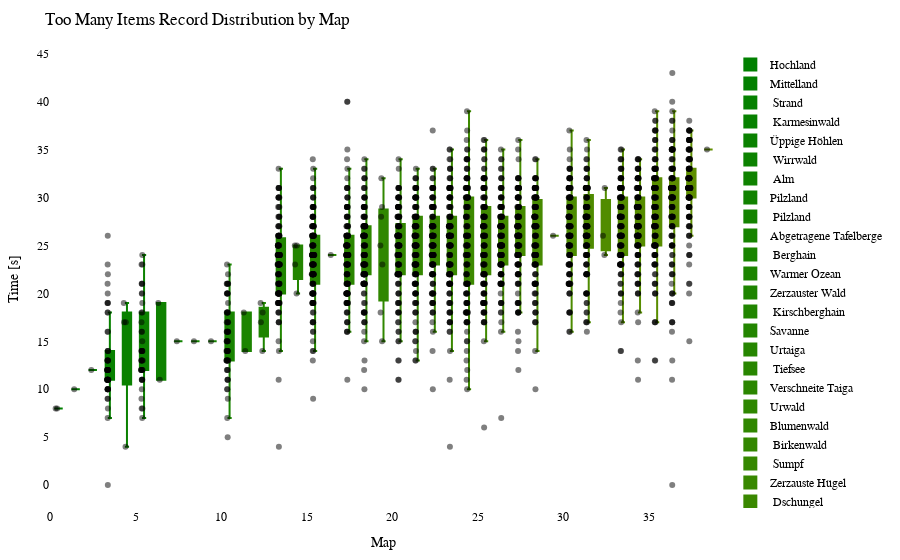

Notebook code for this chart:
### Code cell
import plotly.graph_objects as go
import plotly.io as pio

df = getRecordsDataframe(minigame="Sammelwahn")

# sort df columns by mean value 
df = df.reindex(df.mean().sort_values().index, axis=1)

# drop sum column
df = df.drop(columns=["Sum"])

# remove "Punkte" from all columns
df.columns = df.columns.str.replace('Punkte', '')

cmap = LinearSegmentedColormap.from_list("green_orange", ["green", "orange"])
colors = [to_hex(cmap(i / (num_columns - 1))) for i in range(num_columns)]

# Calculate the offset for centering the data points
num_columns = len(df.columns)
offset = 0.5

# Create a Swarm plot using Plotly
fig = go.Figure()

for i, (column, color) in enumerate(zip(df.columns, colors)):
    x_values = [i + offset] * len(df[column])  # Adjust x-values with offset for horizontal centering
    fig.add_trace(go.Box(x=x_values,
                         y=df[column],
                         name=column,
                         boxpoints='all',
                         pointpos=-0.5,  # Adjust point position to prevent overlapping
                         marker=dict(color='rgba(0,0,0,0.5)', size=6),  # Adjust marker color and size
                         line=dict(color=color),
                         fillcolor=color,
                         hovertext=df_to_html.index,
                         hoverinfo='name+text+y',
                         showlegend=True))

fig.update_layout(title="Too Many Items Record Distribution by Map",
                  xaxis=dict(title="Map"),
                  yaxis=dict(title="Time [s]"),
                  showlegend=True,
                  font=dict(family="Arial", size=12, color="black"),  # Customize font
                  plot_bgcolor="white",  # Set background color
                  margin=dict(l=50, r=50, t=50, b=50),  # Adjust margins for better layout
                  )

pio.show(fig)

pio.write_html(fig, "out/sammel_swarm_plot.html")

### Figure 1 — Plotly figure (JSON) as saved in the notebook; plotly's stock layout.template omitted (floating-point values rounded to 4 significant figures; data arrays with more than 128 entries replaced by an {"elided": "..."} marker saying what was removed)
{"data": [{"boxpoints": "all", "fillcolor": "#008000", "hoverinfo": "name+text+y", "hovertext": {"elided": "153 str values"}, "line": {"color": "#008000"}, "marker": {"color": "rgba(0,0,0,0.5)", "size": 6}, "name": "Hochland", "pointpos": -0.5, "showlegend": true, "type": "box", "x": {"elided": "151 float values"}, "y": {"elided": "151 int values"}}, {"boxpoints": "all", "fillcolor": "#028000", "hoverinfo": "name+text+y", "hovertext": {"elided": "153 str values"}, "line": {"color": "#028000"}, "marker": {"color": "rgba(0,0,0,0.5)", "size": 6}, "name": "Mittelland", "pointpos": -0.5, "showlegend": true, "type": "box", "x": {"elided": "151 float values"}, "y": {"elided": "151 int values"}}, {"boxpoints": "all", "fillcolor": "#058100", "hoverinfo": "name+text+y", "hovertext": {"elided": "153 str values"}, "line": {"color": "#058100"}, "marker": {"color": "rgba(0,0,0,0.5)", "size": 6}, "name": " Strand", "pointpos": -0.5, "showlegend": true, "type": "box", "x": {"elided": "151 float values"}, "y": {"elided": "151 int values"}}, {"boxpoints": "all", "fillcolor": "#078100", "hoverinfo": "name+text+y", "hovertext": {"elided": "153 str values"}, "line": {"color": "#078100"}, "marker": {"color": "rgba(0,0,0,0.5)", "size": 6}, "name": " Karmesinwald", "pointpos": -0.5, "showlegend": true, "type": "box", "x": {"elided": "151 float values"}, "y": {"elided": "151 int values"}}, {"boxpoints": "all", "fillcolor": "#0a8100", "hoverinfo": "name+text+y", "hovertext": {"elided": "153 str values"}, "line": {"color": "#0a8100"}, "marker": {"color": "rgba(0,0,0,0.5)", "size": 6}, "name": "Üppige Höhlen", "pointpos": -0.5, "showlegend": true, "type": "box", "x": {"elided": "151 float values"}, "y": {"elided": "151 int values"}}, {"boxpoints": "all", "fillcolor": "#0c8200", "hoverinfo": "name+text+y", "hovertext": {"elided": "153 str values"}, "line": {"color": "#0c8200"}, "marker": {"color": "rgba(0,0,0,0.5)", "size": 6}, "name": " Wirrwald", "pointpos": -0.5, "showlegend": true, "type": "box", "x": {"elided": "151 float values"}, "y": {"elided": "151 int values"}}, {"boxpoints": "all", "fillcolor": "#0f8200", "hoverinfo": "name+text+y", "hovertext": {"elided": "153 str values"}, "line": {"color": "#0f8200"}, "marker": {"color": "rgba(0,0,0,0.5)", "size": 6}, "name": " Alm", "pointpos": -0.5, "showlegend": true, "type": "box", "x": {"elided": "151 float values"}, "y": {"elided": "151 int values"}}, {"boxpoints": "all", "fillcolor": "#118200", "hoverinfo": "name+text+y", "hovertext": {"elided": "153 str values"}, "line": {"color": "#118200"}, "marker": {"color": "rgba(0,0,0,0.5)", "size": 6}, "name": "Pilzland", "pointpos": -0.5, "showlegend": true, "type": "box", "x": {"elided": "151 float values"}, "y": {"elided": "151 int values"}}, {"boxpoints": "all", "fillcolor": "#148300", "hoverinfo": "name+text+y", "hovertext": {"elided": "153 str values"}, "line": {"color": "#148300"}, "marker": {"color": "rgba(0,0,0,0.5)", "size": 6}, "name": " Pilzland", "pointpos": -0.5, "showlegend": true, "type": "box", "x": {"elided": "151 float values"}, "y": {"elided": "151 int values"}}, {"boxpoints": "all", "fillcolor": "#178300", "hoverinfo": "name+text+y", "hovertext": {"elided": "153 str values"}, "line": {"color": "#178300"}, "marker": {"color": "rgba(0,0,0,0.5)", "size": 6}, "name": "Abgetragene Tafelberge", "pointpos": -0.5, "showlegend": true, "type": "box", "x": {"elided": "151 float values"}, "y": {"elided": "151 int values"}}, {"boxpoints": "all", "fillcolor": "#198400", "hoverinfo": "name+text+y", "hovertext": {"elided": "153 str values"}, "line": {"color": "#198400"}, "marker": {"color": "rgba(0,0,0,0.5)", "size": 6}, "name": " Berghain", "pointpos": -0.5, "showlegend": true, "type": "box", "x": {"elided": "151 float values"}, "y": {"elided": "151 int values"}}, {"boxpoints": "all", "fillcolor": "#1c8400", "hoverinfo": "name+text+y", "hovertext": {"elided": "153 str values"}, "line": {"color": "#1c8400"}, "marker": {"color": "rgba(0,0,0,0.5)", "size": 6}, "name": "Warmer Ozean", "pointpos": -0.5, "showlegend": true, "type": "box", "x": {"elided": "151 float values"}, "y": {"elided": "151 int values"}}, {"boxpoints": "all", "fillcolor": "#1e8400", "hoverinfo": "name+text+y", "hovertext": {"elided": "153 str values"}, "line": {"color": "#1e8400"}, "marker": {"color": "rgba(0,0,0,0.5)", "size": 6}, "name": "Zerzauster Wald", "pointpos": -0.5, "showlegend": true, "type": "box", "x": {"elided": "151 float values"}, "y": {"elided": "151 int values"}}, {"boxpoints": "all", "fillcolor": "#218500", "hoverinfo": "name+text+y", "hovertext": {"elided": "153 str values"}, "line": {"color": "#218500"}, "marker": {"color": "rgba(0,0,0,0.5)", "size": 6}, "name": " Kirschberghain", "pointpos": -0.5, "showlegend": true, "type": "box", "x": {"elided": "151 float values"}, "y": {"elided": "151 int values"}}, {"boxpoints": "all", "fillcolor": "#238500", "hoverinfo": "name+text+y", "hovertext": {"elided": "153 str values"}, "line": {"color": "#238500"}, "marker": {"color": "rgba(0,0,0,0.5)", "size": 6}, "name": "Savanne", "pointpos": -0.5, "showlegend": true, "type": "box", "x": {"elided": "151 float values"}, "y": {"elided": "151 int values"}}, {"boxpoints": "all", "fillcolor": "#268600", "hoverinfo": "name+text+y", "hovertext": {"elided": "153 str values"}, "line": {"color": "#268600"}, "marker": {"color": "rgba(0,0,0,0.5)", "size": 6}, "name": "Urtaiga", "pointpos": -0.5, "showlegend": true, "type": "box", "x": {"elided": "151 float values"}, "y": {"elided": "151 int values"}}, {"boxpoints": "all", "fillcolor": "#288600", "hoverinfo": "name+text+y", "hovertext": {"elided": "153 str values"}, "line": {"color": "#288600"}, "marker": {"color": "rgba(0,0,0,0.5)", "size": 6}, "name": " Tiefsee", "pointpos": -0.5, "showlegend": true, "type": "box", "x": {"elided": "151 float values"}, "y": {"elided": "151 int values"}}, {"boxpoints": "all", "fillcolor": "#2b8600", "hoverinfo": "name+text+y", "hovertext": {"elided": "153 str values"}, "line": {"color": "#2b8600"}, "marker": {"color": "rgba(0,0,0,0.5)", "size": 6}, "name": "Verschneite Taiga", "pointpos": -0.5, "showlegend": true, "type": "box", "x": {"elided": "151 float values"}, "y": {"elided": "151 int values"}}, {"boxpoints": "all", "fillcolor": "#2e8700", "hoverinfo": "name+text+y", "hovertext": {"elided": "153 str values"}, "line": {"color": "#2e8700"}, "marker": {"color": "rgba(0,0,0,0.5)", "size": 6}, "name": "Urwald", "pointpos": -0.5, "showlegend": true, "type": "box", "x": {"elided": "151 float values"}, "y": {"elided": "151 int values"}}, {"boxpoints": "all", "fillcolor": "#308700", "hoverinfo": "name+text+y", "hovertext": {"elided": "153 str values"}, "line": {"color": "#308700"}, "marker": {"color": "rgba(0,0,0,0.5)", "size": 6}, "name": "Blumenwald", "pointpos": -0.5, "showlegend": true, "type": "box", "x": {"elided": "151 float values"}, "y": {"elided": "151 int values"}}, {"boxpoints": "all", "fillcolor": "#338700", "hoverinfo": "name+text+y", "hovertext": {"elided": "153 str values"}, "line": {"color": "#338700"}, "marker": {"color": "rgba(0,0,0,0.5)", "size": 6}, "name": " Birkenwald", "pointpos": -0.5, "showlegend": true, "type": "box", "x": {"elided": "151 float values"}, "y": {"elided": "151 int values"}}, {"boxpoints": "all", "fillcolor": "#358800", "hoverinfo": "name+text+y", "hovertext": {"elided": "153 str values"}, "line": {"color": "#358800"}, "marker": {"color": "rgba(0,0,0,0.5)", "size": 6}, "name": " Sumpf", "pointpos": -0.5, "showlegend": true, "type": "box", "x": {"elided": "151 float values"}, "y": {"elided": "151 int values"}}, {"boxpoints": "all", "fillcolor": "#388800", "hoverinfo": "name+text+y", "hovertext": {"elided": "153 str values"}, "line": {"color": "#388800"}, "marker": {"color": "rgba(0,0,0,0.5)", "size": 6}, "name": "Zerzauste Hügel", "pointpos": -0.5, "showlegend": true, "type": "box", "x": {"elided": "151 float values"}, "y": {"elided": "151 int values"}}, {"boxpoints": "all", "fillcolor": "#3a8800", "hoverinfo": "name+text+y", "hovertext": {"elided": "153 str values"}, "line": {"color": "#3a8800"}, "marker": {"color": "rgba(0,0,0,0.5)", "size": 6}, "name": " Dschungel", "pointpos": -0.5, "showlegend": true, "type": "box", "x": {"elided": "151 float values"}, "y": {"elided": "151 int values"}}, {"boxpoints": "all", "fillcolor": "#3d8900", "hoverinfo": "name+text+y", "hovertext": {"elided": "153 str values"}, "line": {"color": "#3d8900"}, "marker": {"color": "rgba(0,0,0,0.5)", "size": 6}, "name": "Verschneite Ebene", "pointpos": -0.5, "showlegend": true, "type": "box", "x": {"elided": "151 float values"}, "y": {"elided": "151 int values"}}, {"boxpoints": "all", "fillcolor": "#408900", "hoverinfo": "name+text+y", "hovertext": {"elided": "153 str values"}, "line": {"color": "#408900"}, "marker": {"color": "rgba(0,0,0,0.5)", "size": 6}, "name": " Taiga", "pointpos": -0.5, "showlegend": true, "type": "box", "x": {"elided": "151 float values"}, "y": {"elided": "151 int values"}}, {"boxpoints": "all", "fillcolor": "#428a00", "hoverinfo": "name+text+y", "hovertext": {"elided": "153 str values"}, "line": {"color": "#428a00"}, "marker": {"color": "rgba(0,0,0,0.5)", "size": 6}, "name": " Bambusdschungel", "pointpos": -0.5, "showlegend": true, "type": "box", "x": {"elided": "151 float values"}, "y": {"elided": "151 int values"}}, {"boxpoints": "all", "fillcolor": "#458a00", "hoverinfo": "name+text+y", "hovertext": {"elided": "153 str values"}, "line": {"color": "#458a00"}, "marker": {"color": "rgba(0,0,0,0.5)", "size": 6}, "name": " Wald", "pointpos": -0.5, "showlegend": true, "type": "box", "x": {"elided": "151 float values"}, "y": {"elided": "151 int values"}}, {"boxpoints": "all", "fillcolor": "#478a00", "hoverinfo": "name+text+y", "hovertext": {"elided": "153 str values"}, "line": {"color": "#478a00"}, "marker": {"color": "rgba(0,0,0,0.5)", "size": 6}, "name": "Zerzauste Savanne", "pointpos": -0.5, "showlegend": true, "type": "box", "x": {"elided": "151 float values"}, "y": {"elided": "151 int values"}}, {"boxpoints": "all", "fillcolor": "#4a8b00", "hoverinfo": "name+text+y", "hovertext": {"elided": "153 str values"}, "line": {"color": "#4a8b00"}, "marker": {"color": "rgba(0,0,0,0.5)", "size": 6}, "name": "Savannenhochebene", "pointpos": -0.5, "showlegend": true, "type": "box", "x": {"elided": "151 float values"}, "y": {"elided": "151 int values"}}, {"boxpoints": "all", "fillcolor": "#4c8b00", "hoverinfo": "name+text+y", "hovertext": {"elided": "153 str values"}, "line": {"color": "#4c8b00"}, "marker": {"color": "rgba(0,0,0,0.5)", "size": 6}, "name": " Savannenhochebene", "pointpos": -0.5, "showlegend": true, "type": "box", "x": {"elided": "151 float values"}, "y": {"elided": "151 int values"}}, {"boxpoints": "all", "fillcolor": "#4f8b00", "hoverinfo": "name+text+y", "hovertext": {"elided": "153 str values"}, "line": {"color": "#4f8b00"}, "marker": {"color": "rgba(0,0,0,0.5)", "size": 6}, "name": "Dichter Wald", "pointpos": -0.5, "showlegend": true, "type": "box", "x": {"elided": "151 float values"}, "y": {"elided": "151 int values"}}, {"boxpoints": "all", "fillcolor": "#518c00", "hoverinfo": "name+text+y", "hovertext": {"elided": "153 str values"}, "line": {"color": "#518c00"}, "marker": {"color": "rgba(0,0,0,0.5)", "size": 6}, "name": " Sonnenblumenebene", "pointpos": -0.5, "showlegend": true, "type": "box", "x": {"elided": "151 float values"}, "y": {"elided": "151 int values"}}, {"boxpoints": "all", "fillcolor": "#548c00", "hoverinfo": "name+text+y", "hovertext": {"elided": "153 str values"}, "line": {"color": "#548c00"}, "marker": {"color": "rgba(0,0,0,0.5)", "size": 6}, "name": "Lichter Dschungel", "pointpos": -0.5, "showlegend": true, "type": "box", "x": {"elided": "151 float values"}, "y": {"elided": "151 int values"}}, {"boxpoints": "all", "fillcolor": "#578d00", "hoverinfo": "name+text+y", "hovertext": {"elided": "153 str values"}, "line": {"color": "#578d00"}, "marker": {"color": "rgba(0,0,0,0.5)", "size": 6}, "name": "Sonnenblumenebene", "pointpos": -0.5, "showlegend": true, "type": "box", "x": {"elided": "151 float values"}, "y": {"elided": "151 int values"}}, {"boxpoints": "all", "fillcolor": "#598d00", "hoverinfo": "name+text+y", "hovertext": {"elided": "153 str values"}, "line": {"color": "#598d00"}, "marker": {"color": "rgba(0,0,0,0.5)", "size": 6}, "name": " Ebene", "pointpos": -0.5, "showlegend": true, "type": "box", "x": {"elided": "151 float values"}, "y": {"elided": "151 int values"}}, {"boxpoints": "all", "fillcolor": "#5c8d00", "hoverinfo": "name+text+y", "hovertext": {"elided": "153 str values"}, "line": {"color": "#5c8d00"}, "marker": {"color": "rgba(0,0,0,0.5)", "size": 6}, "name": " Savanne", "pointpos": -0.5, "showlegend": true, "type": "box", "x": {"elided": "151 float values"}, "y": {"elided": "151 int values"}}, {"boxpoints": "all", "fillcolor": "#5e8e00", "hoverinfo": "name+text+y", "hovertext": {"elided": "153 str values"}, "line": {"color": "#5e8e00"}, "marker": {"color": "rgba(0,0,0,0.5)", "size": 6}, "name": " Blumenwald", "pointpos": -0.5, "showlegend": true, "type": "box", "x": {"elided": "151 float values"}, "y": {"elided": "151 int values"}}, {"boxpoints": "all", "fillcolor": "#618e00", "hoverinfo": "name+text+y", "hovertext": {"elided": "153 str values"}, "line": {"color": "#618e00"}, "marker": {"color": "rgba(0,0,0,0.5)", "size": 6}, "name": " Tropfsteinhöhlen", "pointpos": -0.5, "showlegend": true, "type": "box", "x": {"elided": "151 float values"}, "y": {"elided": "151 int values"}}], "layout": {"font": {"color": "black", "family": "Arial", "size": 12}, "margin": {"b": 50, "l": 50, "r": 50, "t": 50}, "plot_bgcolor": "white", "showlegend": true, "title": {"text": "Too Many Items Record Distribution by Map"}, "xaxis": {"title": {"text": "Map"}}, "yaxis": {"title": {"text": "Time [s]"}}}}
